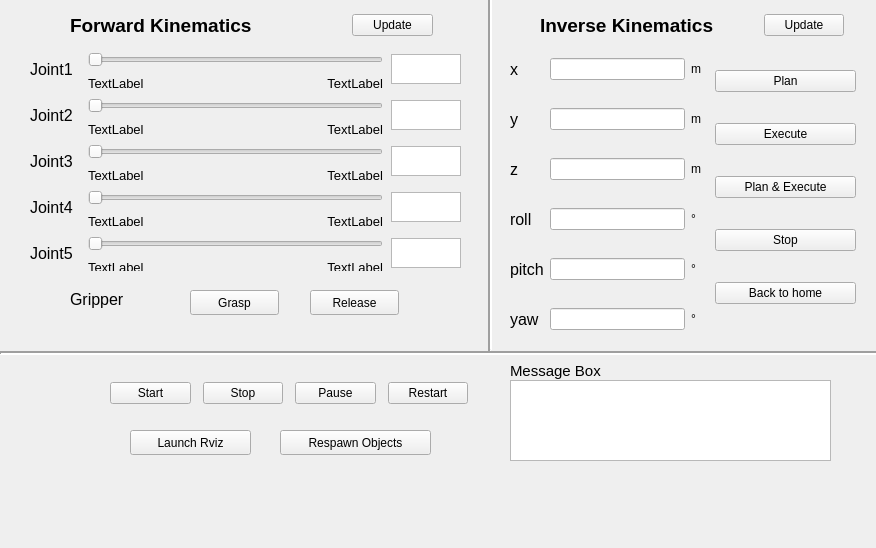
<?xml version="1.0" encoding="UTF-8"?>
<ui version="4.0">
 <class>ScoraGUI</class>
 <widget class="QWidget" name="ScoraGUI">
  <property name="geometry">
   <rect>
    <x>0</x>
    <y>0</y>
    <width>876</width>
    <height>548</height>
   </rect>
  </property>
  <property name="windowTitle">
   <string>Scora GUI</string>
  </property>
  <widget class="QWidget" name="layoutWidget">
   <property name="geometry">
    <rect>
     <x>715</x>
     <y>59</y>
     <width>141</width>
     <height>257</height>
    </rect>
   </property>
   <layout class="QVBoxLayout" name="verticalLayout">
    <property name="spacing">
     <number>20</number>
    </property>
    <item>
     <widget class="QPushButton" name="planButton">
      <property name="text">
       <string>Plan</string>
      </property>
     </widget>
    </item>
    <item>
     <widget class="QPushButton" name="executeButton">
      <property name="text">
       <string>Execute</string>
      </property>
     </widget>
    </item>
    <item>
     <widget class="QPushButton" name="planexeButton">
      <property name="text">
       <string>Plan &amp;&amp; Execute</string>
      </property>
     </widget>
    </item>
    <item>
     <widget class="QPushButton" name="stopexeButton">
      <property name="text">
       <string>Stop</string>
      </property>
     </widget>
    </item>
    <item>
     <widget class="QPushButton" name="homeButton">
      <property name="text">
       <string>Back to home</string>
      </property>
     </widget>
    </item>
   </layout>
  </widget>
  <widget class="QPushButton" name="rvizButton">
   <property name="geometry">
    <rect>
     <x>130</x>
     <y>430</y>
     <width>121</width>
     <height>25</height>
    </rect>
   </property>
   <property name="text">
    <string>Launch Rviz</string>
   </property>
  </widget>
  <widget class="QTextBrowser" name="browser">
   <property name="geometry">
    <rect>
     <x>510</x>
     <y>380</y>
     <width>321</width>
     <height>81</height>
    </rect>
   </property>
  </widget>
  <widget class="QWidget" name="layoutWidget">
   <property name="geometry">
    <rect>
     <x>70</x>
     <y>10</y>
     <width>363</width>
     <height>31</height>
    </rect>
   </property>
   <layout class="QHBoxLayout" name="horizontalLayout">
    <property name="spacing">
     <number>100</number>
    </property>
    <item>
     <widget class="QLabel" name="label_8">
      <property name="font">
       <font>
        <pointsize>14</pointsize>
        <weight>75</weight>
        <bold>true</bold>
       </font>
      </property>
      <property name="text">
       <string>Forward Kinematics</string>
      </property>
     </widget>
    </item>
    <item>
     <widget class="QPushButton" name="updatefkButton">
      <property name="text">
       <string>Update</string>
      </property>
     </widget>
    </item>
   </layout>
  </widget>
  <widget class="QLabel" name="label_16">
   <property name="geometry">
    <rect>
     <x>-10</x>
     <y>370</y>
     <width>111</width>
     <height>91</height>
    </rect>
   </property>
   <property name="text">
    <string/>
   </property>
   <property name="pixmap">
    <pixmap resource="resources.qrc">:/images/logo_uao.png</pixmap>
   </property>
   <property name="scaledContents">
    <bool>true</bool>
   </property>
  </widget>
  <widget class="QWidget" name="layoutWidget">
   <property name="geometry">
    <rect>
     <x>30</x>
     <y>50</y>
     <width>431</width>
     <height>221</height>
    </rect>
   </property>
   <layout class="QGridLayout" name="gridLayout">
    <property name="spacing">
     <number>8</number>
    </property>
    <item row="1" column="2">
     <widget class="QLabel" name="joint1_high">
      <property name="maximumSize">
       <size>
        <width>16777215</width>
        <height>10</height>
       </size>
      </property>
      <property name="font">
       <font>
        <pointsize>10</pointsize>
        <stylestrategy>PreferDefault</stylestrategy>
       </font>
      </property>
      <property name="text">
       <string>TextLabel</string>
      </property>
      <property name="alignment">
       <set>Qt::AlignRight|Qt::AlignTrailing|Qt::AlignVCenter</set>
      </property>
     </widget>
    </item>
    <item row="1" column="1">
     <widget class="QLabel" name="joint1_low">
      <property name="maximumSize">
       <size>
        <width>16777215</width>
        <height>10</height>
       </size>
      </property>
      <property name="font">
       <font>
        <pointsize>10</pointsize>
       </font>
      </property>
      <property name="text">
       <string>TextLabel</string>
      </property>
     </widget>
    </item>
    <item row="8" column="1" rowspan="2" colspan="2">
     <widget class="QSlider" name="jointSlider_5">
      <property name="minimumSize">
       <size>
        <width>0</width>
        <height>20</height>
       </size>
      </property>
      <property name="orientation">
       <enum>Qt::Horizontal</enum>
      </property>
     </widget>
    </item>
    <item row="2" column="0" rowspan="2">
     <widget class="QLabel" name="label_2">
      <property name="font">
       <font>
        <pointsize>12</pointsize>
       </font>
      </property>
      <property name="text">
       <string>Joint2</string>
      </property>
     </widget>
    </item>
    <item row="6" column="1" colspan="2">
     <widget class="QSlider" name="jointSlider_4">
      <property name="minimumSize">
       <size>
        <width>0</width>
        <height>20</height>
       </size>
      </property>
      <property name="orientation">
       <enum>Qt::Horizontal</enum>
      </property>
     </widget>
    </item>
    <item row="6" column="0" rowspan="2">
     <widget class="QLabel" name="label_4">
      <property name="maximumSize">
       <size>
        <width>50</width>
        <height>30</height>
       </size>
      </property>
      <property name="font">
       <font>
        <pointsize>12</pointsize>
       </font>
      </property>
      <property name="text">
       <string>Joint4</string>
      </property>
     </widget>
    </item>
    <item row="4" column="1" colspan="2">
     <widget class="QSlider" name="jointSlider_3">
      <property name="minimumSize">
       <size>
        <width>0</width>
        <height>20</height>
       </size>
      </property>
      <property name="orientation">
       <enum>Qt::Horizontal</enum>
      </property>
     </widget>
    </item>
    <item row="7" column="1">
     <widget class="QLabel" name="joint4_low">
      <property name="maximumSize">
       <size>
        <width>16777215</width>
        <height>10</height>
       </size>
      </property>
      <property name="font">
       <font>
        <pointsize>10</pointsize>
       </font>
      </property>
      <property name="text">
       <string>TextLabel</string>
      </property>
     </widget>
    </item>
    <item row="0" column="1" colspan="2">
     <widget class="QSlider" name="jointSlider_1">
      <property name="minimumSize">
       <size>
        <width>0</width>
        <height>20</height>
       </size>
      </property>
      <property name="orientation">
       <enum>Qt::Horizontal</enum>
      </property>
     </widget>
    </item>
    <item row="8" column="0" rowspan="3">
     <widget class="QLabel" name="label_5">
      <property name="maximumSize">
       <size>
        <width>50</width>
        <height>30</height>
       </size>
      </property>
      <property name="font">
       <font>
        <pointsize>12</pointsize>
       </font>
      </property>
      <property name="text">
       <string>Joint5</string>
      </property>
     </widget>
    </item>
    <item row="0" column="3" rowspan="2">
     <widget class="QTextBrowser" name="joint1Browser">
      <property name="maximumSize">
       <size>
        <width>70</width>
        <height>30</height>
       </size>
      </property>
     </widget>
    </item>
    <item row="3" column="1">
     <widget class="QLabel" name="joint2_low">
      <property name="maximumSize">
       <size>
        <width>16777215</width>
        <height>10</height>
       </size>
      </property>
      <property name="font">
       <font>
        <pointsize>10</pointsize>
       </font>
      </property>
      <property name="text">
       <string>TextLabel</string>
      </property>
     </widget>
    </item>
    <item row="5" column="1">
     <widget class="QLabel" name="joint3_low">
      <property name="maximumSize">
       <size>
        <width>16777215</width>
        <height>10</height>
       </size>
      </property>
      <property name="font">
       <font>
        <pointsize>10</pointsize>
       </font>
      </property>
      <property name="text">
       <string>TextLabel</string>
      </property>
     </widget>
    </item>
    <item row="7" column="2">
     <widget class="QLabel" name="joint4_high">
      <property name="maximumSize">
       <size>
        <width>16777215</width>
        <height>10</height>
       </size>
      </property>
      <property name="font">
       <font>
        <pointsize>10</pointsize>
       </font>
      </property>
      <property name="text">
       <string>TextLabel</string>
      </property>
      <property name="alignment">
       <set>Qt::AlignRight|Qt::AlignTrailing|Qt::AlignVCenter</set>
      </property>
     </widget>
    </item>
    <item row="2" column="3" rowspan="2">
     <widget class="QTextBrowser" name="joint2Browser">
      <property name="maximumSize">
       <size>
        <width>70</width>
        <height>30</height>
       </size>
      </property>
     </widget>
    </item>
    <item row="8" column="3" rowspan="3">
     <widget class="QTextBrowser" name="joint5Browser">
      <property name="maximumSize">
       <size>
        <width>70</width>
        <height>30</height>
       </size>
      </property>
     </widget>
    </item>
    <item row="6" column="3" rowspan="2">
     <widget class="QTextBrowser" name="joint4Browser">
      <property name="maximumSize">
       <size>
        <width>70</width>
        <height>30</height>
       </size>
      </property>
     </widget>
    </item>
    <item row="5" column="2">
     <widget class="QLabel" name="joint3_high">
      <property name="maximumSize">
       <size>
        <width>16777215</width>
        <height>10</height>
       </size>
      </property>
      <property name="font">
       <font>
        <pointsize>10</pointsize>
       </font>
      </property>
      <property name="text">
       <string>TextLabel</string>
      </property>
      <property name="alignment">
       <set>Qt::AlignRight|Qt::AlignTrailing|Qt::AlignVCenter</set>
      </property>
     </widget>
    </item>
    <item row="3" column="2">
     <widget class="QLabel" name="joint2_high">
      <property name="maximumSize">
       <size>
        <width>16777215</width>
        <height>10</height>
       </size>
      </property>
      <property name="font">
       <font>
        <pointsize>10</pointsize>
       </font>
      </property>
      <property name="text">
       <string>TextLabel</string>
      </property>
      <property name="alignment">
       <set>Qt::AlignRight|Qt::AlignTrailing|Qt::AlignVCenter</set>
      </property>
     </widget>
    </item>
    <item row="2" column="1" colspan="2">
     <widget class="QSlider" name="jointSlider_2">
      <property name="minimumSize">
       <size>
        <width>0</width>
        <height>20</height>
       </size>
      </property>
      <property name="orientation">
       <enum>Qt::Horizontal</enum>
      </property>
     </widget>
    </item>
    <item row="10" column="1">
     <widget class="QLabel" name="joint5_low">
      <property name="maximumSize">
       <size>
        <width>16777215</width>
        <height>10</height>
       </size>
      </property>
      <property name="font">
       <font>
        <pointsize>10</pointsize>
       </font>
      </property>
      <property name="text">
       <string>TextLabel</string>
      </property>
     </widget>
    </item>
    <item row="0" column="0" rowspan="2">
     <widget class="QLabel" name="label">
      <property name="maximumSize">
       <size>
        <width>50</width>
        <height>16777215</height>
       </size>
      </property>
      <property name="font">
       <font>
        <pointsize>12</pointsize>
        <weight>50</weight>
        <bold>false</bold>
       </font>
      </property>
      <property name="text">
       <string>Joint1</string>
      </property>
     </widget>
    </item>
    <item row="4" column="3" rowspan="2">
     <widget class="QTextBrowser" name="joint3Browser">
      <property name="maximumSize">
       <size>
        <width>70</width>
        <height>30</height>
       </size>
      </property>
     </widget>
    </item>
    <item row="10" column="2">
     <widget class="QLabel" name="joint5_high">
      <property name="maximumSize">
       <size>
        <width>16777215</width>
        <height>10</height>
       </size>
      </property>
      <property name="font">
       <font>
        <pointsize>10</pointsize>
       </font>
      </property>
      <property name="text">
       <string>TextLabel</string>
      </property>
      <property name="alignment">
       <set>Qt::AlignRight|Qt::AlignTrailing|Qt::AlignVCenter</set>
      </property>
     </widget>
    </item>
    <item row="4" column="0" rowspan="2">
     <widget class="QLabel" name="label_3">
      <property name="font">
       <font>
        <pointsize>12</pointsize>
       </font>
      </property>
      <property name="text">
       <string>Joint3</string>
      </property>
     </widget>
    </item>
   </layout>
  </widget>
  <widget class="QWidget" name="layoutWidget">
   <property name="geometry">
    <rect>
     <x>540</x>
     <y>10</y>
     <width>304</width>
     <height>31</height>
    </rect>
   </property>
   <layout class="QHBoxLayout" name="horizontalLayout_2">
    <property name="spacing">
     <number>50</number>
    </property>
    <item>
     <widget class="QLabel" name="label_9">
      <property name="font">
       <font>
        <pointsize>14</pointsize>
        <weight>75</weight>
        <bold>true</bold>
       </font>
      </property>
      <property name="text">
       <string>Inverse Kinematics</string>
      </property>
     </widget>
    </item>
    <item>
     <widget class="QPushButton" name="updateikButton">
      <property name="text">
       <string>Update</string>
      </property>
     </widget>
    </item>
   </layout>
  </widget>
  <widget class="QWidget" name="layoutWidget">
   <property name="geometry">
    <rect>
     <x>510</x>
     <y>50</y>
     <width>191</width>
     <height>291</height>
    </rect>
   </property>
   <layout class="QGridLayout" name="gridLayout_2">
    <property name="verticalSpacing">
     <number>20</number>
    </property>
    <item row="0" column="0">
     <widget class="QLabel" name="label_10">
      <property name="font">
       <font>
        <pointsize>12</pointsize>
       </font>
      </property>
      <property name="text">
       <string>x</string>
      </property>
     </widget>
    </item>
    <item row="0" column="1">
     <widget class="QLineEdit" name="xEdit"/>
    </item>
    <item row="0" column="2">
     <widget class="QLabel" name="label_17">
      <property name="text">
       <string>m</string>
      </property>
     </widget>
    </item>
    <item row="1" column="0">
     <widget class="QLabel" name="label_11">
      <property name="font">
       <font>
        <pointsize>12</pointsize>
       </font>
      </property>
      <property name="text">
       <string>y</string>
      </property>
     </widget>
    </item>
    <item row="1" column="1">
     <widget class="QLineEdit" name="yEdit"/>
    </item>
    <item row="1" column="2">
     <widget class="QLabel" name="label_18">
      <property name="text">
       <string>m</string>
      </property>
     </widget>
    </item>
    <item row="2" column="0">
     <widget class="QLabel" name="label_12">
      <property name="font">
       <font>
        <pointsize>12</pointsize>
       </font>
      </property>
      <property name="text">
       <string>z</string>
      </property>
     </widget>
    </item>
    <item row="2" column="1">
     <widget class="QLineEdit" name="zEdit"/>
    </item>
    <item row="2" column="2">
     <widget class="QLabel" name="label_19">
      <property name="text">
       <string>m</string>
      </property>
     </widget>
    </item>
    <item row="3" column="0">
     <widget class="QLabel" name="label_13">
      <property name="font">
       <font>
        <pointsize>12</pointsize>
       </font>
      </property>
      <property name="text">
       <string>roll</string>
      </property>
     </widget>
    </item>
    <item row="3" column="1">
     <widget class="QLineEdit" name="rollEdit"/>
    </item>
    <item row="3" column="2">
     <widget class="QLabel" name="label_20">
      <property name="text">
       <string>°</string>
      </property>
     </widget>
    </item>
    <item row="4" column="0">
     <widget class="QLabel" name="label_14">
      <property name="font">
       <font>
        <pointsize>12</pointsize>
       </font>
      </property>
      <property name="text">
       <string>pitch</string>
      </property>
     </widget>
    </item>
    <item row="4" column="1">
     <widget class="QLineEdit" name="pitchEdit"/>
    </item>
    <item row="4" column="2">
     <widget class="QLabel" name="label_21">
      <property name="text">
       <string>°</string>
      </property>
     </widget>
    </item>
    <item row="5" column="0">
     <widget class="QLabel" name="label_15">
      <property name="font">
       <font>
        <pointsize>12</pointsize>
       </font>
      </property>
      <property name="text">
       <string>yaw</string>
      </property>
     </widget>
    </item>
    <item row="5" column="1">
     <widget class="QLineEdit" name="yawEdit"/>
    </item>
    <item row="5" column="2">
     <widget class="QLabel" name="label_22">
      <property name="text">
       <string>°</string>
      </property>
     </widget>
    </item>
   </layout>
  </widget>
  <widget class="Line" name="line">
   <property name="geometry">
    <rect>
     <x>0</x>
     <y>340</y>
     <width>891</width>
     <height>26</height>
    </rect>
   </property>
   <property name="font">
    <font>
     <pointsize>11</pointsize>
    </font>
   </property>
   <property name="lineWidth">
    <number>2</number>
   </property>
   <property name="orientation">
    <enum>Qt::Horizontal</enum>
   </property>
  </widget>
  <widget class="Line" name="line_2">
   <property name="geometry">
    <rect>
     <x>480</x>
     <y>-10</y>
     <width>20</width>
     <height>361</height>
    </rect>
   </property>
   <property name="lineWidth">
    <number>2</number>
   </property>
   <property name="orientation">
    <enum>Qt::Vertical</enum>
   </property>
  </widget>
  <widget class="QPushButton" name="respawnButton">
   <property name="geometry">
    <rect>
     <x>280</x>
     <y>430</y>
     <width>151</width>
     <height>25</height>
    </rect>
   </property>
   <property name="text">
    <string>Respawn Objects</string>
   </property>
  </widget>
  <widget class="QLabel" name="label_23">
   <property name="geometry">
    <rect>
     <x>510</x>
     <y>360</y>
     <width>111</width>
     <height>21</height>
    </rect>
   </property>
   <property name="font">
    <font>
     <pointsize>11</pointsize>
     <weight>50</weight>
     <bold>false</bold>
    </font>
   </property>
   <property name="text">
    <string>Message Box</string>
   </property>
  </widget>
  <widget class="QLabel" name="label_7">
   <property name="geometry">
    <rect>
     <x>70</x>
     <y>280</y>
     <width>61</width>
     <height>38</height>
    </rect>
   </property>
   <property name="font">
    <font>
     <pointsize>12</pointsize>
    </font>
   </property>
   <property name="text">
    <string>Gripper</string>
   </property>
  </widget>
  <widget class="QPushButton" name="GraspButton">
   <property name="geometry">
    <rect>
     <x>190</x>
     <y>290</y>
     <width>89</width>
     <height>25</height>
    </rect>
   </property>
   <property name="text">
    <string>Grasp</string>
   </property>
  </widget>
  <widget class="QPushButton" name="ReleaseButton">
   <property name="geometry">
    <rect>
     <x>310</x>
     <y>290</y>
     <width>89</width>
     <height>25</height>
    </rect>
   </property>
   <property name="text">
    <string>Release</string>
   </property>
  </widget>
  <widget class="QWidget" name="layoutWidget">
   <property name="geometry">
    <rect>
     <x>110</x>
     <y>380</y>
     <width>358</width>
     <height>27</height>
    </rect>
   </property>
   <layout class="QHBoxLayout" name="horizontalLayout_3">
    <property name="spacing">
     <number>12</number>
    </property>
    <item>
     <widget class="QPushButton" name="start_button">
      <property name="text">
       <string>Start</string>
      </property>
      <property name="icon">
       <iconset resource="resources.qrc">
        <normaloff>:/images/play.png</normaloff>:/images/play.png</iconset>
      </property>
     </widget>
    </item>
    <item>
     <widget class="QPushButton" name="stop_button">
      <property name="text">
       <string>Stop</string>
      </property>
      <property name="icon">
       <iconset resource="resources.qrc">
        <normaloff>:/images/stop.png</normaloff>:/images/stop.png</iconset>
      </property>
     </widget>
    </item>
    <item>
     <widget class="QPushButton" name="pause_button">
      <property name="text">
       <string>Pause</string>
      </property>
      <property name="icon">
       <iconset theme="pause">
        <normaloff>../../../../.designer/backup</normaloff>../../../../.designer/backup</iconset>
      </property>
     </widget>
    </item>
    <item>
     <widget class="QPushButton" name="restart_button">
      <property name="text">
       <string>Restart</string>
      </property>
      <property name="icon">
       <iconset theme="restart">
        <normaloff>../../../../.designer/backup</normaloff>../../../../.designer/backup</iconset>
      </property>
     </widget>
    </item>
   </layout>
  </widget>
 </widget>
 <resources>
  <include location="resources.qrc"/>
  <include location="resources.qrc"/>
  <include location="resources.qrc"/>
 </resources>
 <connections/>
</ui>
